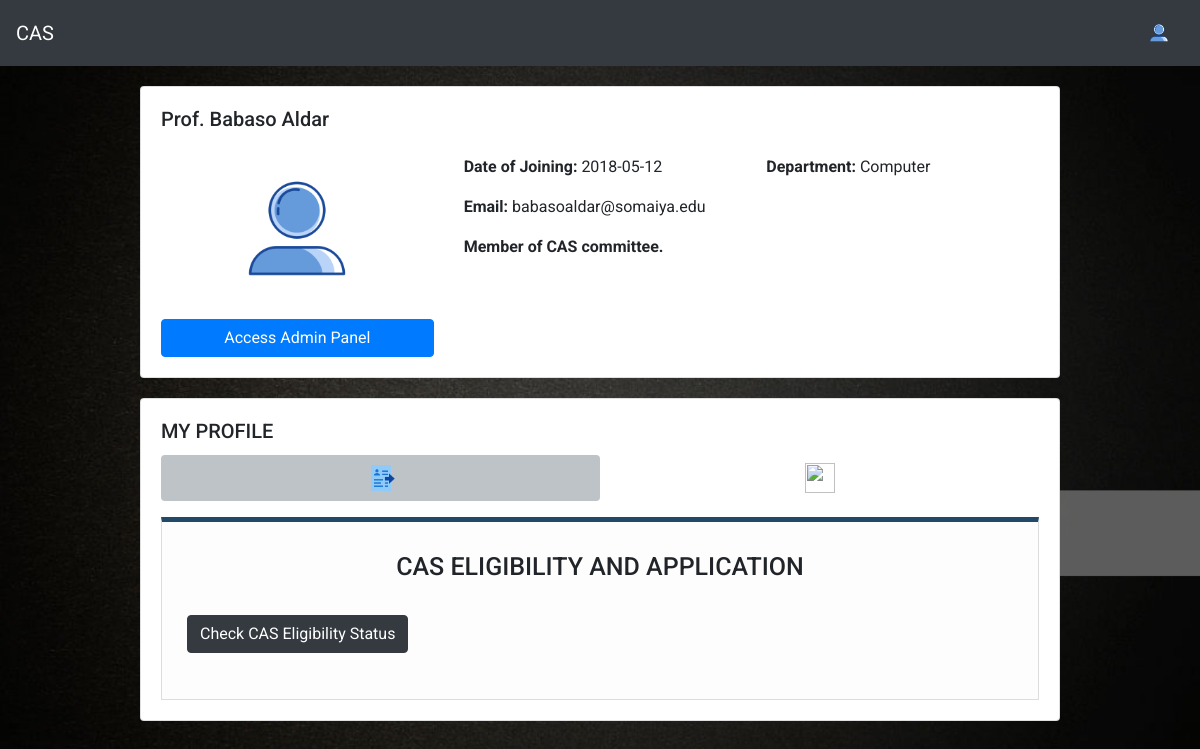
The page /userprofile.php (signed in) on the database its author committed.
### tables this page shows
CREATE TABLE `faculty_table` (
  `id` int(11) NOT NULL,
  `faculty_name` varchar(100) NOT NULL,
  `email` varchar(50) NOT NULL,
  `password` varchar(256) NOT NULL,
  `date_of_joining` date NOT NULL,
  `department` varchar(50) NOT NULL,
  `profilePicLocation` varchar(100) NOT NULL DEFAULT 'defaults/default_userprofile_pic.png',
  `hod` int(11) NOT NULL,
  `committee` int(11) NOT NULL,
  `principal` int(11) NOT NULL,
  `admin` int(11) NOT NULL
);

### userprofile.php (the view, shortened to what this page needs)
<?php
if(!isset($_SESSION['id']))
{
	header("LOCATION: index.php");
}
else
{
include 'dbh.php';
$userId=mysqli_real_escape_string($conn,$_SESSION['id']);
include 'top.php';
?>
   	<nav class="navbar navbar-expand-lg sticky-top navbar-dark bg-dark">
	  	<a class="navbar-brand" href="#">CAS</a>
	  	<div class="collapse navbar-collapse" id="navbarSupportedContent">
		    <ul class="navbar-nav ml-auto">
		      	<?php
		      	if(!isset($_SESSION['id']))
		      	{
			      	?>
			      	<li class="nav-item">
			        	<a class="nav-link" href="index.php">Sign Up | Sign In</a>
			      	</li>
			      	<?php
			    }
			    else
			    {
			    	?>
			      	<li class="nav-item dropdown">
				        <img class="nav-link dropdown-toggle" src="defaults/default_userprofile_pic.png" width="50px" style="cursor: pointer" id="navbarDropdown" role="button" data-toggle="dropdown" aria-haspopup="true" aria-expanded="false">
			      	</li>
			      	<?php
		      	}
		      	?>
		    </ul>
	  	</div>
	</nav>
   	<div class="container">
		<div class="row justify-content-center">
			<div class="col-md-10">
				<?php
				$sql="SELECT email, faculty_name, date_of_joining, department, profilePicLocation, hod, committee, principal, admin FROM faculty_table WHERE id='$userId'";
				$result=mysqli_query($conn,$sql);
				$row=mysqli_fetch_assoc($result);
				$email=$row['email'];
				$faculty_name=$row['faculty_name'];
				$date_of_joining=$row['date_of_joining'];
				$department=$row['department'];
				$profilePicLocation=$row['profilePicLocation'];
				$committee=$row['committee'];
				$principal=$row['principal'];
				$admin=$row['admin'];
				?>
				<div class="card userprofile-card">
			      	<div class="card-body">
			      		<div class="row">
			      			<div class="col-md-11 col-sm-10 col-xs-9">
			      				<h5><?php echo $faculty_name; ?></h5>
			      			</div>
			      		</div>
			        	<div class="row">
			        		<div class="col-md-4">
			        			<img class="img-responsive" src="<?php echo $profilePicLocation; ?>" width="180px" height="180px" style="overflow: hidden;border-radius: 50%;display:block;margin:0 auto;object-fit: cover;">
			        			<?php
			        			if($admin==1)
			        			{
			        				?>
			        				<a class="btn btn-primary" href="adminpanel.php" style="display:block;margin:0 auto">Access Admin Panel</a>
			        				<?php
			        			}
			        			?>
			        		</div>
			        		<div class="col-md-4">
			        			<p class="card-text" style="margin-top:1rem"><b>Date of Joining:</b> <?php echo $date_of_joining; ?></p>
			        			<p class="card-text"><b>Email:</b> <?php echo $email; ?></p>
			        				<?php
			        			if($committee==1)
			        			{
			        				?>
			        				<p class="card-text"><b>Member of CAS committee.</b></p>
			        				<?php
			        			}
			        			?>
			        		</div>
			        		<div class="col-md-4">
			        			<p class="card-text" style="margin-top:1rem"><b>Department:</b> <?php echo $department; ?></p>
			        		</div>
			        	</div>
			      	</div>
			    </div>
			    <div class="card userprofile-card">
			      	<div class="card-body">
			        	<h5 class="card-title">MY PROFILE</h5>
			        	<ul class="nav nav-pills mb-3 justify-content-center nav-fill" id="pills-tab" role="tablist">
						  	<li class="nav-item">
						    	<a class="nav-link active" id="pills-apply-tab" data-toggle="pill" href="#pills-apply" role="tab" aria-controls="pills-apply" aria-selected="true"><img src="apply.png" style="width:30px;height:30px"></a>
						  	</li>
						  	<?php
							if($committee==1 || $principal==1)
							{
							?>
						  	<li class="nav-item">
						    	<a class="nav-link" id="pills-all-faculty-tab" data-toggle="pill" href="#pills-all-faculty" role="tab" aria-controls="pills-all-faculty" aria-selected="false"><img src="all-profile.png" style="width:30px;height:30px"></a>
						  	</li>
							<?php
							}
							?>
						</ul>
						<div class="tab-content" id="pills-tabContent">
					  		<div class="tab-pane fade show active" id="pills-apply" role="tabpanel" aria-labelledby="pills-apply-tab">
					  			<h3 class="text-center">CAS ELIGIBILITY AND APPLICATION</h3><br>
					  			<p>
								  	<button class="btn btn-dark" type="button" data-toggle="collapse" data-target="#collapseEligible" aria-expanded="false" aria-controls="collapseEligible">
								    Check CAS Eligibility Status
								  	</button>
								</p>
					  		</div>
						</div>
			      	</div>
			    </div>
			</div>
		</div>
	</div>
	<br>
</body>
</html>
<?php
}
?>

### Frontend/global.css (style rules this page uses)
* { margin: 0px; padding: 0px; font-family: 'Roboto', sans-serif; }
body { background-color: #343a40 !important; background-size: cover; background-attachment: fixed; font-family: new time roman; background-image: url(img/back1.jpg); }
a { text-decoration: none; }
h3 { font-size: 25px; }
.userprofile-card { margin-top:20px; }
li .active { background-color: #bdc3c7 !important; }
.tab-content { background: #fdfdfd; line-height: 25px; border: 1px solid #ddd; border-top:5px solid #234968; padding:30px 25px; }

### rows shown on the page
faculty_table: faculty_name "Prof. Babaso Aldar", profilePicLocation (placeholder picture), date_of_joining "2018-05-12", email "babasoaldar@somaiya.edu", department "Computer"
